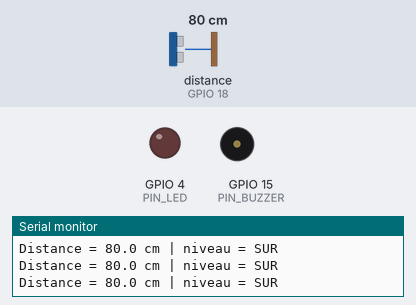
A sketch run on a simulated ESP32. Parts: output pins drawn as LEDs (lit = HIGH), buzzer (waves = sounding), the last lines printed to the serial monitor. Wiring (from diagram.json): ultrasonic range finder: trigger GPIO 5; echo GPIO 18. Inputs (shaded band) come from the test bench; at power-on: distance to the obstacle (sensor on GPIO 18) 80 cm. The echo pulse lasts 58.3 µs per cm; pins used as bus, display or sensor lines are not drawn.

Above: at 1.2 s.
1.3 s: distance to the obstacle (sensor on GPIO 18) set to 64 cm
2.8 s: distance to the obstacle (sensor on GPIO 18) set to 55 cm
At 3.4 s:
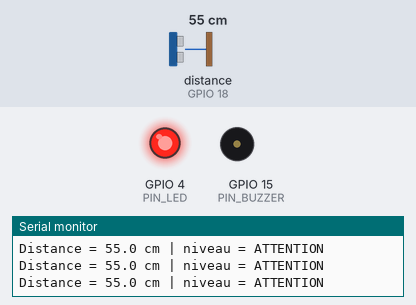
5.8 s: distance to the obstacle (sensor on GPIO 18) set to 34 cm
8.8 s: distance to the obstacle (sensor on GPIO 18) set to 29 cm
At 9.8 s:
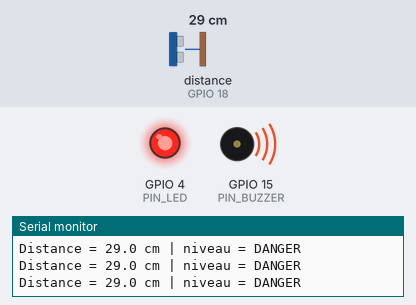
10.4 s: distance to the obstacle (sensor on GPIO 18) set to 36 cm
At 10.71 s:
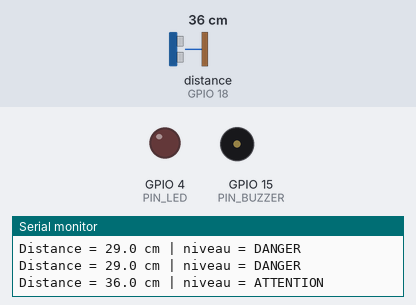
13.4 s: distance to the obstacle (sensor on GPIO 18) set to 2 cm
At 14.3 s:
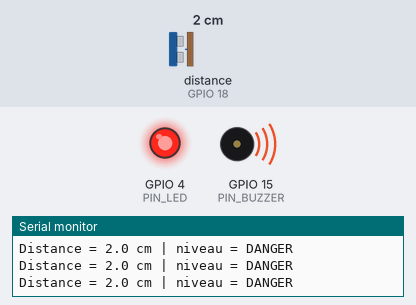
Timing chart, 0 to 16.0 s (numbered marks = the images above; inputs shaded):
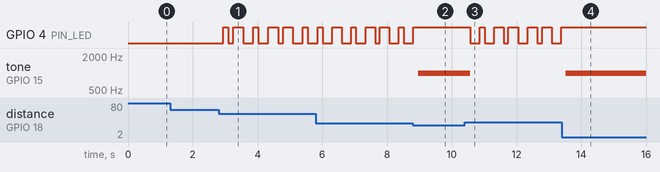

The sketch:

sketch.ino
```cpp
/*
  Devoir 6 - Robot à décision intelligente (ESP32, Wokwi)
  Capteur  : HC-SR04 (ultrasons, temps de vol)   d = 1/2 * v * t
  Décision : seuils avec hystérésis -> 3 niveaux (SÛR / ATTENTION / DANGER)
  Actions  : LED (clignotante ou fixe), buzzer, message série
*/
const int PIN_TRIG   = 5;
const int PIN_ECHO   = 18;
const int PIN_LED    = 4;
const int PIN_BUZZER = 15;

// ----- Paramètres -----
const float SEUIL_DANGER_CM    = 30.0;   // < 30 cm : LED fixe + buzzer
const float SEUIL_ATTENTION_CM = 60.0;   // < 60 cm : LED clignote
const float HYSTERESIS_CM      = 3.0;    // évite le "battement" autour d'un seuil
const int   NB_MESURES         = 5;      // médiane de 5 mesures (réduit le bruit)
const unsigned long TIMEOUT_US = 30000;  // ~5 m aller-retour : au-delà, pas d'écho
const float VITESSE_SON_CM_US  = 0.0343; // 343 m/s à 20 °C -> 0,0343 cm/µs

enum Niveau { SUR, ATTENTION, DANGER };
Niveau niveau = SUR;

float mesureUneFois() {
  digitalWrite(PIN_TRIG, LOW);  delayMicroseconds(2);
  digitalWrite(PIN_TRIG, HIGH); delayMicroseconds(10);
  digitalWrite(PIN_TRIG, LOW);
  unsigned long t = pulseIn(PIN_ECHO, HIGH, TIMEOUT_US);   // durée aller-retour (µs)
  if (t == 0) return -1.0;                                  // pas d'écho
  return t * VITESSE_SON_CM_US / 2.0;                       // d = 1/2 v t
}

float mesureFiltree() {
  float v[NB_MESURES]; int n = 0;
  for (int i = 0; i < NB_MESURES; i++) { float d = mesureUneFois(); if (d > 0) v[n++] = d; delay(15); }
  if (n == 0) return -1.0;
  for (int i = 1; i < n; i++) { float k = v[i]; int j = i - 1; while (j >= 0 && v[j] > k) { v[j+1] = v[j]; j--; } v[j+1] = k; }
  return v[n / 2];   // médiane
}

Niveau decider(float d, Niveau courant) {
  if (d < 0) return SUR;   // aucun écho : rien dans la portée
  // hystérésis : le seuil de sortie est plus éloigné que le seuil d'entrée
  if (courant == DANGER)    { if (d < SEUIL_DANGER_CM + HYSTERESIS_CM) return DANGER; }
  if (d < SEUIL_DANGER_CM)  return DANGER;
  if (courant == ATTENTION) { if (d < SEUIL_ATTENTION_CM + HYSTERESIS_CM) return ATTENTION; }
  if (d < SEUIL_ATTENTION_CM) return ATTENTION;
  return SUR;
}

void agir(Niveau n) {
  switch (n) {
    case SUR:       digitalWrite(PIN_LED, LOW);  noTone(PIN_BUZZER); break;
    case ATTENTION: digitalWrite(PIN_LED, (millis() / 250) % 2); noTone(PIN_BUZZER); break;
    case DANGER:    digitalWrite(PIN_LED, HIGH); tone(PIN_BUZZER, 1000); break;
  }
}

void setup() {
  Serial.begin(115200);
  pinMode(PIN_TRIG, OUTPUT); pinMode(PIN_ECHO, INPUT);
  pinMode(PIN_LED, OUTPUT);  pinMode(PIN_BUZZER, OUTPUT);
}

void loop() {
  float d = mesureFiltree();
  niveau = decider(d, niveau);
  agir(niveau);
  Serial.print("Distance = "); if (d < 0) Serial.print("hors portee"); else { Serial.print(d, 1); Serial.print(" cm"); }
  Serial.print(" | niveau = ");
  Serial.println(niveau == SUR ? "SUR" : niveau == ATTENTION ? "ATTENTION" : "DANGER");
  delay(60);
}
```

Measured:
- the behaviour switches between 61 and 60 cm on distance to the obstacle (sensor on GPIO 18) (found by bisection; images 0 and 1)
- the behaviour switches between 31 and 30 cm on distance to the obstacle (sensor on GPIO 18) (found by bisection; images 1 and 2)
- the behaviour switches between 33 and 34 cm on distance to the obstacle (sensor on GPIO 18) (found by bisection; images 2 and 3)
- after the input at 2.8 s, GPIO 4 (PIN_LED): LOW → HIGH after 0.14 s, → LOW 0.15 s later, → HIGH 0.15 s later, → LOW 0.31 s later, … (12 changes in this stretch)
- after the input at 8.8 s, GPIO 4 (PIN_LED): goes on until 8.8 s, then stays HIGH; tone on GPIO 15 (PIN_BUZZER): silent → 1000 Hz after 0.16 s
- after the input at 10.4 s, GPIO 4 (PIN_LED): HIGH → LOW after 0.17 s, → HIGH 0.30 s later, → LOW 0.15 s later, → HIGH 0.30 s later, … (12 changes in this stretch); tone on GPIO 15 (PIN_BUZZER): 1000 Hz → silent after 0.17 s
- after the input at 13.4 s, GPIO 4 (PIN_LED): stops changing and stays HIGH; tone on GPIO 15 (PIN_BUZZER): silent → 1000 Hz after 0.12 s
